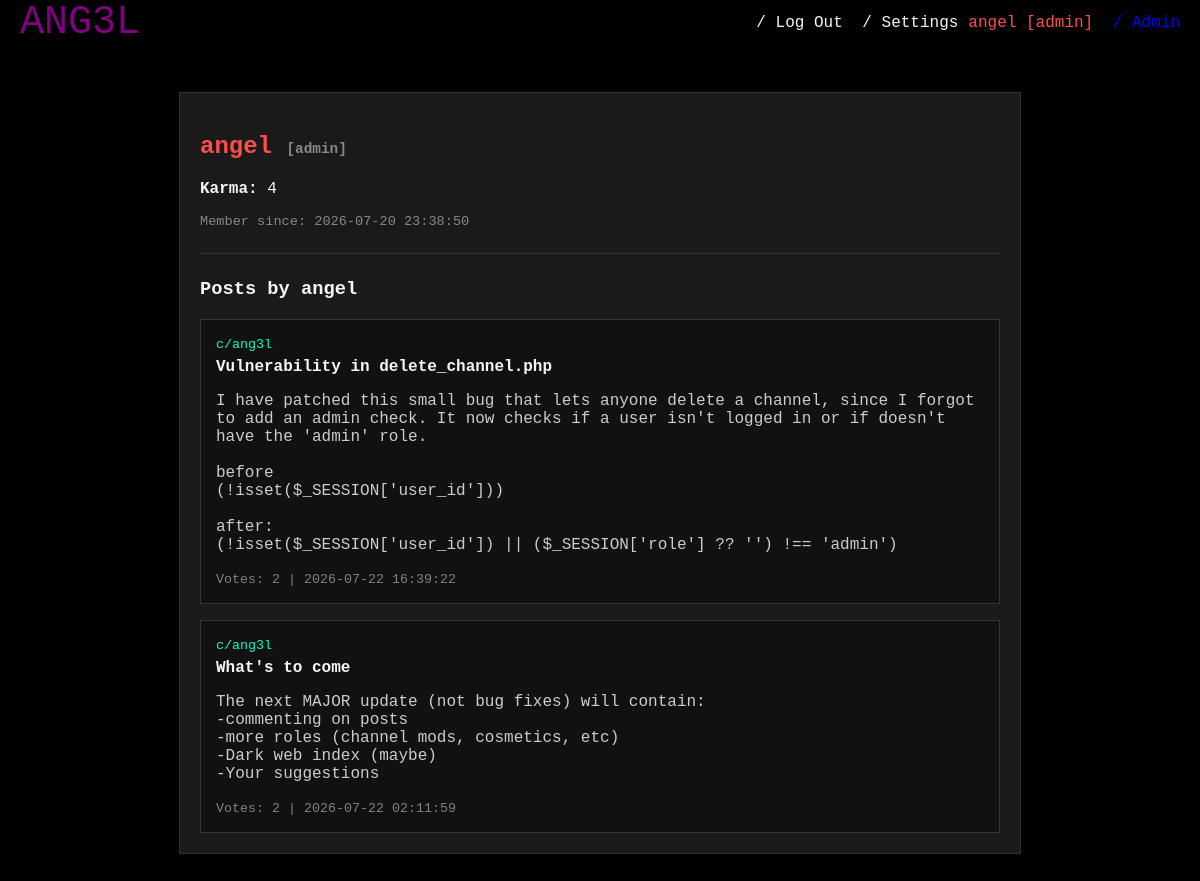
Screenshot of /u/angel (signed in) with the database file from the repository.
### tables this page shows
CREATE TABLE users (
    id INTEGER PRIMARY KEY AUTOINCREMENT,
    username TEXT UNIQUE NOT NULL,
    password_hash TEXT NOT NULL,
    is_admin INTEGER DEFAULT 0,
    created_at DATETIME DEFAULT CURRENT_TIMESTAMP
, role TEXT DEFAULT 'member', karma INTEGER DEFAULT 0);

CREATE TABLE posts (
    id INTEGER PRIMARY KEY AUTOINCREMENT,
    subchannel_id INTEGER NOT NULL,
    user_id INTEGER NOT NULL,
    title TEXT NOT NULL,
    body TEXT NOT NULL,
    votes_count INTEGER DEFAULT 0,
    created_at DATETIME DEFAULT CURRENT_TIMESTAMP,
    FOREIGN KEY (subchannel_id) REFERENCES subchannels(id) ON DELETE CASCADE,
    FOREIGN KEY (user_id) REFERENCES users(id) ON DELETE CASCADE
);

CREATE TABLE subchannels (
    id INTEGER PRIMARY KEY AUTOINCREMENT,
    name TEXT UNIQUE NOT NULL,
    description TEXT,
    created_by INTEGER,
    created_at DATETIME DEFAULT CURRENT_TIMESTAMP,
    FOREIGN KEY (created_by) REFERENCES users(id) ON DELETE SET NULL
);

### db.php (called while the page is built, shortened)
<?php
if (!function_exists('getRoleColor')) {
    function getRoleColor($role) {
        switch ($role) {
            case 'admin': return '#FF4D4D';
        }
    }
}

### public/profile.php (the view, shortened to what this page needs)
<?php
require_once __DIR__ . '/../db.php';
$username = strtolower(trim($_GET['user'] ?? ''));
$stmt = $db->prepare("SELECT id, username, role, karma, created_at FROM users WHERE LOWER(username) = ?");
$stmt->execute([$username]);
$profile_user = $stmt->fetch(PDO::FETCH_ASSOC);
$stmt_posts = $db->prepare("SELECT p.*, c.name as channel_name FROM posts p JOIN subchannels c ON p.subchannel_id = c.id WHERE p.user_id = ? ORDER BY p.created_at DESC");
$stmt_posts->execute([$profile_user['id']]);
$user_posts = $stmt_posts->fetchAll(PDO::FETCH_ASSOC);
?>
<!DOCTYPE html>
<html>
<head>
    <link rel="stylesheet" type="text/css" href="/css/header.css">
    <link rel="stylesheet" type="text/css" href="/css/profile.css">
</head>
<body>
    <?php include __DIR__ . '/../includes/header.php'; ?>
    <div class="container">
        <h2 style="color: <?php echo getRoleColor($profile_user['role']); ?>;">
            <?php echo htmlspecialchars($profile_user['username'], ENT_QUOTES, 'UTF-8'); ?>
            <span style="font-size: 0.9rem; color: #888;">[<?php echo htmlspecialchars($profile_user['role'], ENT_QUOTES, 'UTF-8'); ?>]</span>
        </h2>
        <p><strong>Karma:</strong> <?php echo $profile_user['karma']; ?></p>
        <p style="font-size: 0.85rem; color: #888;">Member since: <?php echo $profile_user['created_at']; ?></p>
        <hr style="border: 0; border-top: 1px solid #333; margin: 1.5rem 0;">
        <h3>Posts by <?php echo htmlspecialchars($profile_user['username'], ENT_QUOTES, 'UTF-8'); ?></h3>
        <?php if (empty($user_posts)): ?>
            <p style="color: gray;">No posts yet.</p>
        <?php else: ?>
            <?php foreach ($user_posts as $post): ?>
                <div class="post-card">
                    <small style="color: #00ffcc;"><a href="/c/<?php echo htmlspecialchars($post['channel_name'], ENT_QUOTES, 'UTF-8'); ?>" style="color: #00ffcc; text-decoration: none;">c/<?php echo htmlspecialchars($post['channel_name'], ENT_QUOTES, 'UTF-8'); ?></a></small>
                    <h4 style="margin: 5px 0;"><?php echo htmlspecialchars($post['title'], ENT_QUOTES, 'UTF-8'); ?></h4>
                    <p style="color: #ccc;"><?php echo nl2br(htmlspecialchars($post['body'], ENT_QUOTES, 'UTF-8')); ?></p>
                    <small style="color: gray;">Votes: <?php echo $post['votes_count']; ?> | <?php echo $post['created_at']; ?></small>
                </div>
            <?php endforeach; ?>
        <?php endif; ?>
    </div>
</body>
</html>

### public/css/header.css (style rules this page uses)
body { background-color: rgb(0, 0, 0); margin: 0; }
a { color: whitesmoke; text-decoration: none; }

### public/css/profile.css (style rules this page uses)
body { background: #000000; color: whitesmoke; font-family: "JetBrainsMono NF", monospace; margin: 0; padding-top: 60px; }
.container { max-width: 800px; margin: 2rem auto; padding: 20px; background: #1a1a1a; border: 1px solid #333; }
.post-card { background: #111; border: 1px solid #333; padding: 15px; margin-top: 1rem; }

### rows the page displays
users: username "angel", role "admin", karma "4", created_at "2026-07-20 23:38:50"
posts: subchannel.name "ang3l", title "Vulnerability in delete_channel.php", body "I have patched this small bug that lets anyone delete a channel, since I forgot to add an admin check. It now checks if a user isn't logged in or if doesn't have the 'admin' role. before (!isset($_SESSION['user_id'])) after: (!isset($_SESSION['user_id']) || ($_SESSION['role'] ?? '') !== 'admin')", votes_count "2", created_at "2026-07-22 16:39:22"
posts: subchannel.name "ang3l", title "What's to come", body "The next MAJOR update (not bug fixes) will contain: -commenting on posts -more roles (channel mods, cosmetics, etc) -Dark web index (maybe) -Your suggestions", votes_count "2", created_at "2026-07-22 02:11:59"

### other values shown
$_SESSION['username'] . $role_suffix "angel [admin]"
